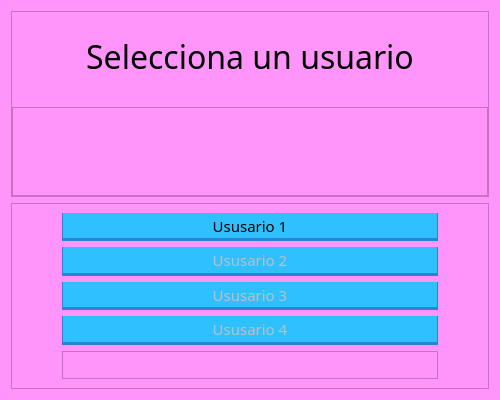
<?xml version="1.0" encoding="UTF-8"?>
<ui version="4.0">
 <class>IG1_Bienvenida</class>
 <widget class="QWidget" name="IG1_Bienvenida">
  <property name="geometry">
   <rect>
    <x>0</x>
    <y>0</y>
    <width>500</width>
    <height>400</height>
   </rect>
  </property>
  <property name="windowTitle">
   <string>Form</string>
  </property>
  <property name="layoutDirection">
   <enum>Qt::LeftToRight</enum>
  </property>
  <property name="styleSheet">
   <string notr="true">QWidget{
	background-color: rgb(255, 149, 250);
}
</string>
  </property>
  <layout class="QGridLayout" name="gridLayout_2">
   <item row="0" column="0">
    <widget class="QFrame" name="frame">
     <property name="frameShape">
      <enum>QFrame::StyledPanel</enum>
     </property>
     <property name="frameShadow">
      <enum>QFrame::Raised</enum>
     </property>
     <layout class="QGridLayout" name="gridLayout">
      <property name="leftMargin">
       <number>0</number>
      </property>
      <property name="topMargin">
       <number>0</number>
      </property>
      <property name="rightMargin">
       <number>0</number>
      </property>
      <property name="bottomMargin">
       <number>0</number>
      </property>
      <item row="0" column="0">
       <widget class="QLabel" name="LabelBienvenida">
        <property name="font">
         <font>
          <family>Croissant One</family>
          <pointsize>24</pointsize>
         </font>
        </property>
        <property name="text">
         <string>Selecciona un usuario</string>
        </property>
        <property name="textFormat">
         <enum>Qt::RichText</enum>
        </property>
        <property name="scaledContents">
         <bool>true</bool>
        </property>
        <property name="alignment">
         <set>Qt::AlignCenter</set>
        </property>
        <property name="margin">
         <number>-300</number>
        </property>
       </widget>
      </item>
      <item row="1" column="0">
       <widget class="QFrame" name="frame_3">
        <property name="maximumSize">
         <size>
          <width>16777215</width>
          <height>200</height>
         </size>
        </property>
        <property name="frameShape">
         <enum>QFrame::StyledPanel</enum>
        </property>
        <property name="frameShadow">
         <enum>QFrame::Raised</enum>
        </property>
       </widget>
      </item>
     </layout>
    </widget>
   </item>
   <item row="1" column="0">
    <widget class="QFrame" name="frame_2">
     <property name="enabled">
      <bool>true</bool>
     </property>
     <property name="maximumSize">
      <size>
       <width>600</width>
       <height>600</height>
      </size>
     </property>
     <property name="font">
      <font>
       <family>Croissant One</family>
       <pointsize>11</pointsize>
       <weight>50</weight>
       <bold>false</bold>
      </font>
     </property>
     <property name="frameShape">
      <enum>QFrame::StyledPanel</enum>
     </property>
     <property name="frameShadow">
      <enum>QFrame::Raised</enum>
     </property>
     <layout class="QGridLayout" name="gridLayout_3">
      <property name="leftMargin">
       <number>50</number>
      </property>
      <property name="rightMargin">
       <number>50</number>
      </property>
      <item row="0" column="0">
       <widget class="QPushButton" name="botonUsuario1">
        <property name="maximumSize">
         <size>
          <width>1000000</width>
          <height>1000000</height>
         </size>
        </property>
        <property name="font">
         <font>
          <family>Croissant One</family>
          <pointsize>11</pointsize>
          <weight>50</weight>
          <bold>false</bold>
         </font>
        </property>
        <property name="layoutDirection">
         <enum>Qt::LeftToRight</enum>
        </property>
        <property name="styleSheet">
         <string notr="true">QPushButton{
	background-color: rgb(47, 193, 255);
	border:none;
	border-left: 1px solid rgb(44, 131, 212);
	border-right: 1px solid rgb(44, 131, 212);
	border-bottom: 3px solid rgb(44, 131, 212);
}
QPushButton:hover{
	background-color: rgb(14, 235, 255);
	border-left: 1px solid rgb(44, 131, 212);
	border-right: 1px solid rgb(44, 131, 212);
	border-bottom: 3px solid rgb(44, 131, 212);
}
QPushButton:pressed{
	background-color: rgb(40, 170, 221);
	border-left: 1px solid rgb(44, 131, 212);
	border-right: 1px solid rgb(44, 131, 212);
	border-top: 3px solid rgb(44, 131, 212);
	border-bottomr: none;
}</string>
        </property>
        <property name="text">
         <string>Ususario 1</string>
        </property>
       </widget>
      </item>
      <item row="3" column="0">
       <widget class="QPushButton" name="botonUsuario4">
        <property name="enabled">
         <bool>false</bool>
        </property>
        <property name="maximumSize">
         <size>
          <width>16777215</width>
          <height>100</height>
         </size>
        </property>
        <property name="font">
         <font>
          <family>Croissant One</family>
          <pointsize>11</pointsize>
          <weight>50</weight>
          <bold>false</bold>
         </font>
        </property>
        <property name="layoutDirection">
         <enum>Qt::LeftToRight</enum>
        </property>
        <property name="styleSheet">
         <string notr="true">QPushButton{
	background-color: rgb(47, 193, 255);
	border:none;
	border-left: 1px solid rgb(44, 131, 212);
	border-right: 1px solid rgb(44, 131, 212);
	border-bottom: 3px solid rgb(44, 131, 212);
}
QPushButton:hover{
	background-color: rgb(14, 235, 255);
	border-left: 1px solid rgb(44, 131, 212);
	border-right: 1px solid rgb(44, 131, 212);
	border-bottom: 3px solid rgb(44, 131, 212);
}
QPushButton:pressed{
	background-color: rgb(40, 170, 221);
	border-left: 1px solid rgb(44, 131, 212);
	border-right: 1px solid rgb(44, 131, 212);
	border-top: 3px solid rgb(44, 131, 212);
	border-bottomr: none;
}</string>
        </property>
        <property name="text">
         <string>Ususario 4</string>
        </property>
       </widget>
      </item>
      <item row="1" column="0">
       <widget class="QPushButton" name="botonUsuario2">
        <property name="enabled">
         <bool>false</bool>
        </property>
        <property name="maximumSize">
         <size>
          <width>16777215</width>
          <height>100</height>
         </size>
        </property>
        <property name="font">
         <font>
          <family>Croissant One</family>
          <pointsize>11</pointsize>
          <weight>50</weight>
          <bold>false</bold>
         </font>
        </property>
        <property name="layoutDirection">
         <enum>Qt::LeftToRight</enum>
        </property>
        <property name="styleSheet">
         <string notr="true">QPushButton{
	background-color: rgb(47, 193, 255);
	border:none;
	border-left: 1px solid rgb(44, 131, 212);
	border-right: 1px solid rgb(44, 131, 212);
	border-bottom: 3px solid rgb(44, 131, 212);
}
QPushButton:hover{
	background-color: rgb(14, 235, 255);
	border-left: 1px solid rgb(44, 131, 212);
	border-right: 1px solid rgb(44, 131, 212);
	border-bottom: 3px solid rgb(44, 131, 212);
}
QPushButton:pressed{
	background-color: rgb(40, 170, 221);
	border-left: 1px solid rgb(44, 131, 212);
	border-right: 1px solid rgb(44, 131, 212);
	border-top: 3px solid rgb(44, 131, 212);
	border-bottomr: none;
}</string>
        </property>
        <property name="text">
         <string>Ususario 2</string>
        </property>
       </widget>
      </item>
      <item row="2" column="0">
       <widget class="QPushButton" name="botonUsuario3">
        <property name="enabled">
         <bool>false</bool>
        </property>
        <property name="maximumSize">
         <size>
          <width>16777215</width>
          <height>100</height>
         </size>
        </property>
        <property name="font">
         <font>
          <family>Croissant One</family>
          <pointsize>11</pointsize>
          <weight>50</weight>
          <bold>false</bold>
         </font>
        </property>
        <property name="layoutDirection">
         <enum>Qt::LeftToRight</enum>
        </property>
        <property name="styleSheet">
         <string notr="true">QPushButton{
	background-color: rgb(47, 193, 255);
	border:none;
	border-left: 1px solid rgb(44, 131, 212);
	border-right: 1px solid rgb(44, 131, 212);
	border-bottom: 3px solid rgb(44, 131, 212);
}
QPushButton:hover{
	background-color: rgb(14, 235, 255);
	border-left: 1px solid rgb(44, 131, 212);
	border-right: 1px solid rgb(44, 131, 212);
	border-bottom: 3px solid rgb(44, 131, 212);
}
QPushButton:pressed{
	background-color: rgb(40, 170, 221);
	border-left: 1px solid rgb(44, 131, 212);
	border-right: 1px solid rgb(44, 131, 212);
	border-top: 3px solid rgb(44, 131, 212);
	border-bottomr: none;
}</string>
        </property>
        <property name="text">
         <string>Ususario 3</string>
        </property>
       </widget>
      </item>
      <item row="4" column="0">
       <widget class="QFrame" name="frame_4">
        <property name="frameShape">
         <enum>QFrame::StyledPanel</enum>
        </property>
        <property name="frameShadow">
         <enum>QFrame::Raised</enum>
        </property>
       </widget>
      </item>
     </layout>
    </widget>
   </item>
  </layout>
 </widget>
 <resources/>
 <connections/>
</ui>
